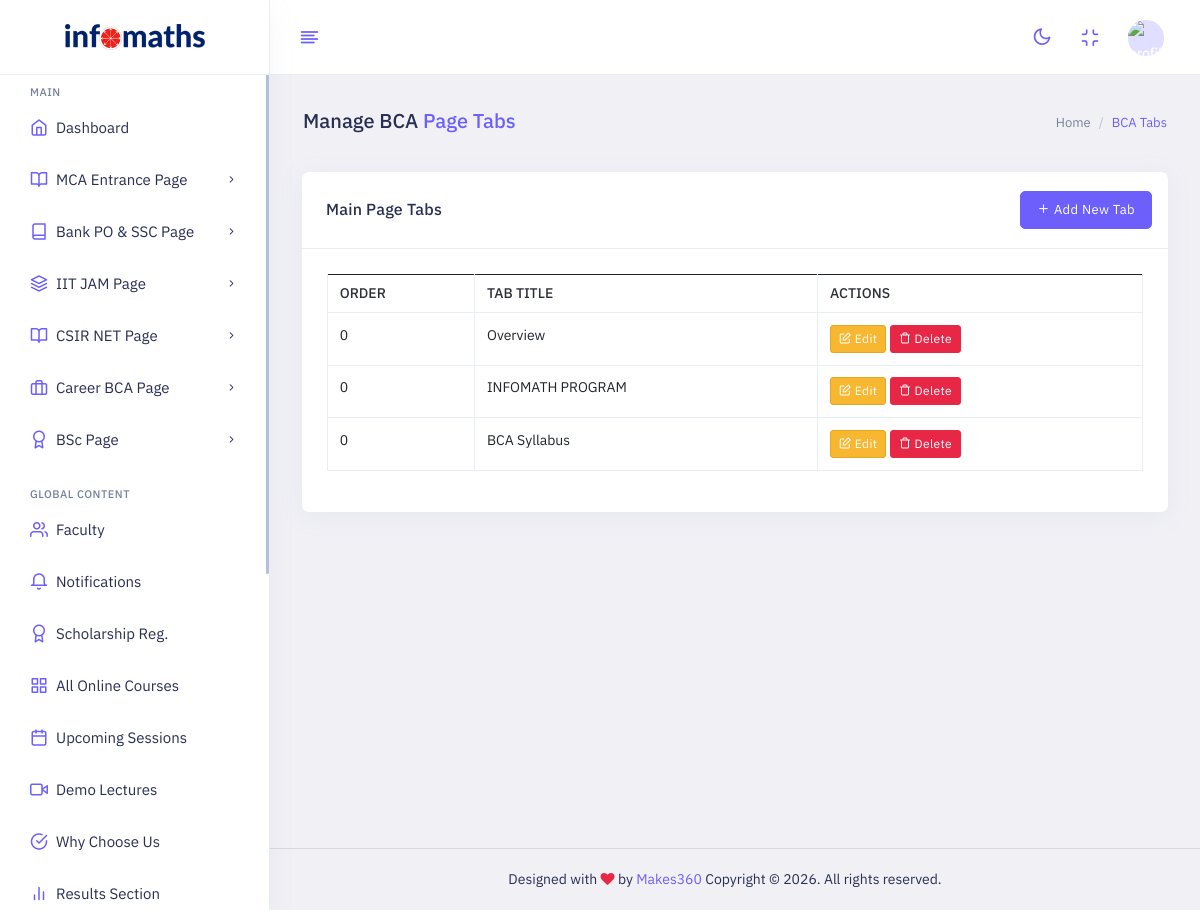
The page /admin/bca-page-tabs.php (signed in) on the database its author committed.
### tables this page shows
CREATE TABLE `bca_page_tabs` (
  `id` int(11) NOT NULL,
  `tab_title` varchar(255) NOT NULL,
  `tab_content` longtext DEFAULT NULL,
  `display_order` int(11) DEFAULT 0,
  `is_active` tinyint(1) DEFAULT 1,
  `created_at` timestamp NOT NULL DEFAULT current_timestamp(),
  `updated_at` timestamp NOT NULL DEFAULT current_timestamp() ON UPDATE current_timestamp()
);

### admin/bca-page-tabs.php (the view, shortened to what this page needs)
<?php
require_once '../database.php';
$tabs = [];
try {
    $stmt = $pdo->prepare("SELECT * FROM bca_page_tabs ORDER BY display_order ASC");
    $stmt->execute();
    $tabs = $stmt->fetchAll(PDO::FETCH_ASSOC);
} catch (PDOException $e) {
    $error_message = "Error fetching tabs: " . $e->getMessage();
}
?>
<!doctype html>
<html lang="en" dir="ltr">
<head>
    <link id="style" href="assets/plugins/bootstrap/css/bootstrap.min.css" rel="stylesheet">
    <link href="assets/css/style.css" rel="stylesheet">
    <link href="assets/css/plugins.css" rel="stylesheet">
    <link href="assets/css/icons.css" rel="stylesheet">
    <link href="https://cdn.jsdelivr.net/npm/summernote@0.8.18/dist/summernote-lite.min.css" rel="stylesheet">
    <link href="assets/switcher/css/switcher.css" rel="stylesheet">
    <link href="assets/switcher/demo.css" rel="stylesheet">
</head>
<body class="app sidebar-mini ltr light-mode">
    <div class="page">
        <div class="page-main">
            <?php include 'assets/header.php'; ?>
            <?php include 'assets/sidebar.php'; ?>
            <div class="main-content app-content mt-0">
                <div class="side-app">
                    <div class="main-container container-fluid">
                        <div class="page-header">
                            <h1 class="page-title">Manage BCA <span class="text-primary">Page Tabs</span></h1>
                            <div>
                                <ol class="breadcrumb">
                                    <li class="breadcrumb-item"><a href="panel">Home</a></li>
                                    <li class="breadcrumb-item active" aria-current="page">BCA Tabs</li>
                                </ol>
                            </div>
                        </div>
                        <div class="row row-sm">
                            <div class="col-lg-12">
                                <div class="card">
                                    <div class="card-header">
                                        <h3 class="card-title">Main Page Tabs</h3>
                                        <div class="card-options">
                                            <button type="button" class="btn btn-primary" data-bs-toggle="modal" data-bs-target="#addTabModal">
                                                <i class="fe fe-plus"></i> Add New Tab
                                            </button>
                                        </div>
                                    </div>
                                    <div class="card-body">
                                        <div class="table-responsive">
                                            <table class="table table-bordered text-nowrap border-bottom">
                                                <thead>
                                                    <tr>
                                                        <th>Order</th>
                                                        <th>Tab Title</th>
                                                        <th>Actions</th>
                                                    </tr>
                                                </thead>
                                                <tbody>
                                                    <?php if (!empty($tabs)): ?>
                                                        <?php foreach ($tabs as $tab): ?>
                                                            <tr>
                                                                <td><?php echo $tab['display_order']; ?></td>
                                                                <td><?php echo htmlspecialchars($tab['tab_title']); ?></td>
                                                                <td>
                                                                    <button class="btn btn-warning btn-sm edit-tab-btn"
                                                                        data-id="<?php echo $tab['id']; ?>"
                                                                        data-title="<?php echo htmlspecialchars($tab['tab_title']); ?>"
                                                                        data-order="<?php echo $tab['display_order']; ?>"
                                                                        data-bs-toggle="modal" data-bs-target="#editTabModal">
                                                                        <i class="fe fe-edit"></i> Edit
                                                                    </button>
                                                                    <a href="?delete_id=<?php echo $tab['id']; ?>" class="btn btn-danger btn-sm" onclick="return confirm('Delete this tab?')">
                                                                        <i class="fe fe-trash"></i> Delete
                                                                    </a>
                                                                </td>
                                                            </tr>
                                                        <?php endforeach; ?>
                                                    <?php else: ?>
                                                        <tr><td colspan="3" class="text-center">No tabs found.</td></tr>
                                                    <?php endif; ?>
                                                </tbody>
                                            </table>
                                        </div>
                                    </div>
                                </div>
                            </div>
                        </div>
                    </div>
                </div>
            </div>
            <?php include 'assets/footer.php'; ?>
        </div>
    </div>
</body>
</html>

### rows shown on the page
bca_page_tabs: display_order "0", tab_title "Overview"
bca_page_tabs: display_order "0", tab_title "INFOMATH PROGRAM"
bca_page_tabs: display_order "0", tab_title "BCA Syllabus"
